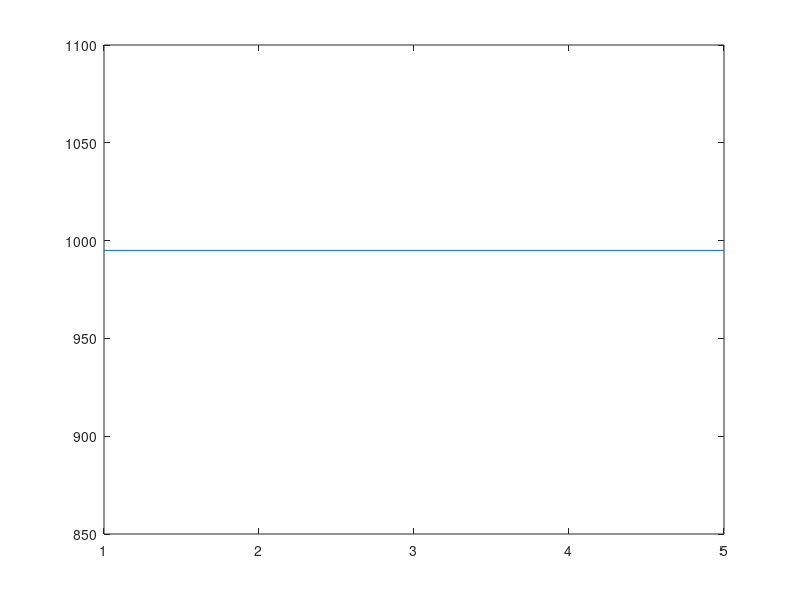

This chart was generated by the following MATLAB code: (Note: this script raises an error after producing the figure.)
clc; clear all; close all;
load('100m.mat');
N=8; M=8;
k=input('enter the total no.of samples');
% figure;
n=1:1:k;        
x(n)=val(1,k);
         x=x(n);
%          figure 1;
         plot(x(n));
         y2=x(n);  
         y3=x(n+1);     
         y4=x(n+2);   y5=x(n+3);     y6=x(n+4);  
         y7=x(n+5);     y8=x(n+6);   y1=x(n+7);  
         z=x(n-i); 
          y1=y-z;
          x1=y1*y1;
          x2=abs(x1);
          a(n)=x2*(N-i+1);
    %      disp(a); 
     plot(a);
%      hold on;

    figure
 n=1:1:k;
% j=1:7
%           plot(n,((a(n-j)/M)));
s1=a(n); s2=a(n+1); s3=a(n+2); s4=a(n+3); s5=a(n+4);
s6=a(n+5); s7=a(n+6); s8=a(n+7);
s=(s1+s2+s3+s4+s5+s6+s7+s8)/M;
disp(s)
       plot(n,s);hold on;
% plot(n,x); % plot(n,abs(x1)); % plot(n,a);% plot(n,b(n)); % plot(n,c(n));